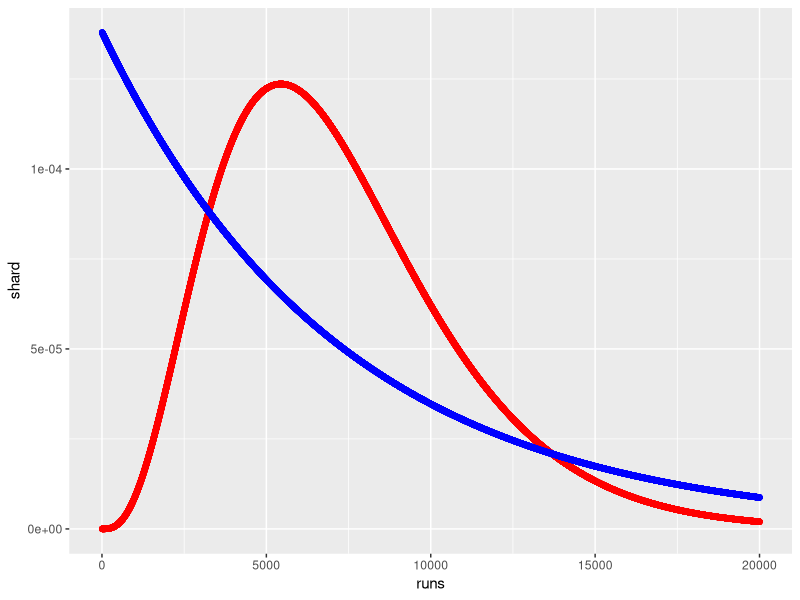
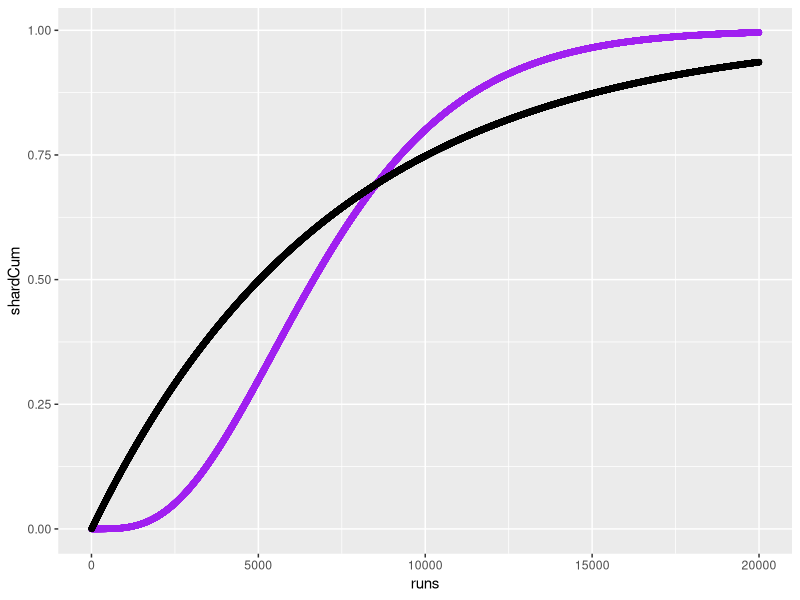

The R script that drew these images, in order:
library(ggplot2)
library(dplyr)
slayerChance <- data.frame(runs = 5:20000, shard = 0, shardCum = 0, heart = 0, heartCum = 0)
shardChance <- 1/1814
heartChance <- 1/7246

for (i in 1:nrow(slayerChance)) {
  slayerChance$shard[i] <- choose(i+4, 3)*(shardChance**4)*((1-shardChance)**i)
  slayerChance$heart[i] <- heartChance*(1-heartChance)**(i+3)
  if (i == 1) {
    slayerChance$shardCum[i] <- slayerChance$shard[i]
    slayerChance$heartCum[i] <- slayerChance$heart[i]
  } else {
    slayerChance$shardCum[i] <- slayerChance$shard[i] + slayerChance$shardCum[i-1]
    slayerChance$heartCum[i] <- slayerChance$heart[i] + slayerChance$heartCum[i-1]
  }
}
ggplot(slayerChance, aes(x=runs)) + geom_point(aes(y=shard), color="red") + geom_point(aes(y=heart), color="blue")
ggplot(slayerChance, aes(x=runs)) + geom_point(aes(y=shardCum), color="purple") + geom_point(aes(y=heartCum), color="black")
